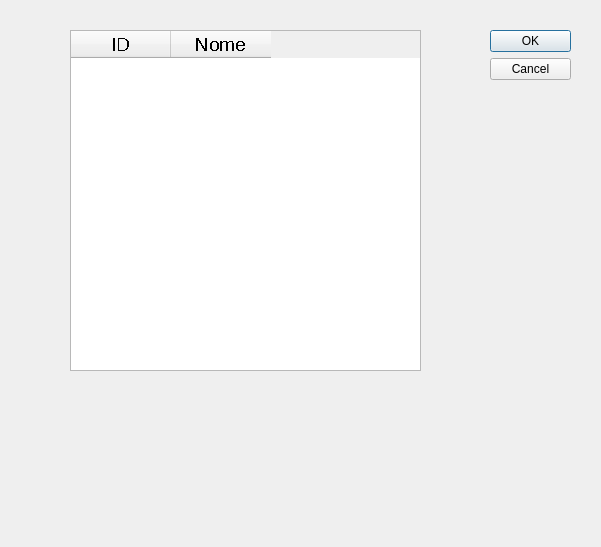
<?xml version="1.0" encoding="UTF-8"?>
<ui version="4.0">
 <class>ListFilial</class>
 <widget class="QDialog" name="ListFilial">
  <property name="geometry">
   <rect>
    <x>0</x>
    <y>0</y>
    <width>601</width>
    <height>547</height>
   </rect>
  </property>
  <property name="windowTitle">
   <string>Dialog</string>
  </property>
  <widget class="QDialogButtonBox" name="buttonBox">
   <property name="geometry">
    <rect>
     <x>490</x>
     <y>30</y>
     <width>81</width>
     <height>241</height>
    </rect>
   </property>
   <property name="orientation">
    <enum>Qt::Vertical</enum>
   </property>
   <property name="standardButtons">
    <set>QDialogButtonBox::Cancel|QDialogButtonBox::Ok</set>
   </property>
  </widget>
  <widget class="QTableWidget" name="tableWidget">
   <property name="geometry">
    <rect>
     <x>70</x>
     <y>30</y>
     <width>351</width>
     <height>341</height>
    </rect>
   </property>
   <column>
    <property name="text">
     <string>ID</string>
    </property>
    <property name="font">
     <font>
      <pointsize>14</pointsize>
      <stylestrategy>NoAntialias</stylestrategy>
     </font>
    </property>
    <property name="textAlignment">
     <set>AlignCenter</set>
    </property>
   </column>
   <column>
    <property name="text">
     <string>Nome</string>
    </property>
    <property name="font">
     <font>
      <pointsize>14</pointsize>
      <stylestrategy>NoAntialias</stylestrategy>
     </font>
    </property>
    <property name="textAlignment">
     <set>AlignCenter</set>
    </property>
   </column>
  </widget>
 </widget>
 <resources/>
 <connections>
  <connection>
   <sender>buttonBox</sender>
   <signal>accepted()</signal>
   <receiver>ListFilial</receiver>
   <slot>accept()</slot>
   <hints>
    <hint type="sourcelabel">
     <x>248</x>
     <y>254</y>
    </hint>
    <hint type="destinationlabel">
     <x>157</x>
     <y>274</y>
    </hint>
   </hints>
  </connection>
  <connection>
   <sender>buttonBox</sender>
   <signal>rejected()</signal>
   <receiver>ListFilial</receiver>
   <slot>reject()</slot>
   <hints>
    <hint type="sourcelabel">
     <x>316</x>
     <y>260</y>
    </hint>
    <hint type="destinationlabel">
     <x>286</x>
     <y>274</y>
    </hint>
   </hints>
  </connection>
 </connections>
</ui>
